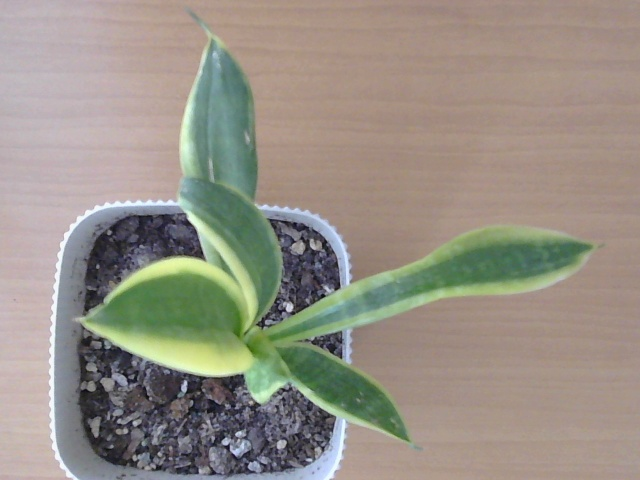
#> input picture images/5_1_2026/original_plants/plant0.jpg, 640 x 480 px; its folder holds only this picture in this run
$ python custom_approach.py
#> lines starting #> are read from the running program, lines starting #| are printed output that depends on the picture; long printed decimals are rounded
import cv2
import numpy as np
import os
from glob import glob
from scipy.signal import find_peaks
from scipy.ndimage import gaussian_filter1d
from skimage.measure import shannon_entropy

def image_entropy(img):
    # Convert to grayscale for entropy computation
    gray = cv2.cvtColor(img, cv2.COLOR_BGR2GRAY)
    return shannon_entropy(gray)


# -----------------------------
# CONFIG
# -----------------------------
PLACEHOLDER = "images/5_1_2026/" # folder containing the day's images
INPUT_FOLDER = PLACEHOLDER + "original_plants"  # folder containing .jpg files
OUTPUT_FOLDER = PLACEHOLDER + "isolated_plants" # folder to save results

os.makedirs(OUTPUT_FOLDER, exist_ok=True)

# -----------------------------
# PROCESS ALL JPG IMAGES
# -----------------------------
img_id = 0
for IMG_PATH in glob(os.path.join(INPUT_FOLDER, "*.jpg")):

    filename = os.path.basename(IMG_PATH)
    name, _ = os.path.splitext(filename)

    print("Processing:", filename)

    # -----------------------------
    # LOAD IMAGE
    # -----------------------------
    img = cv2.imread(IMG_PATH)
#> img is the input picture: shape (480, 640, 3); mean B, G, R 133.7, 144.4, 151.2
    hsv = cv2.cvtColor(img, cv2.COLOR_BGR2HSV)
#> hsv: shape (480, 640, 3); mean H, S, V 50.3, 47.3, 158.7
    h, s, v = cv2.split(hsv)
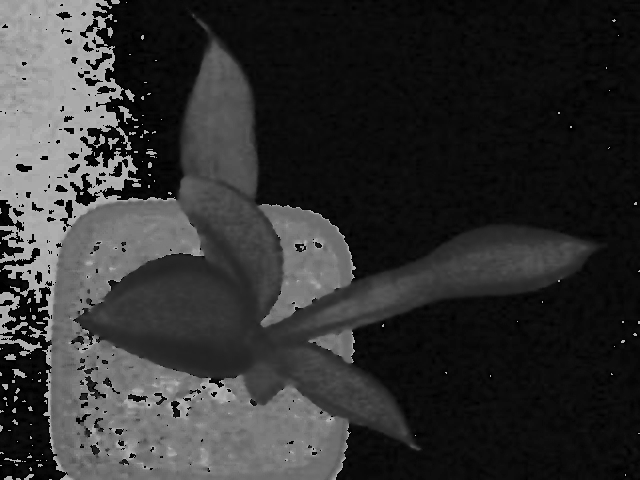
#> h: shape (480, 640); min 0, max 179, mean 50.3
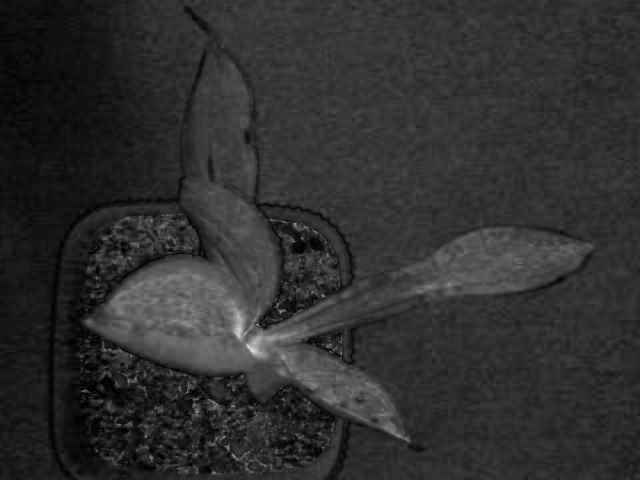
#> s: shape (480, 640); min 0, max 231, mean 47.3
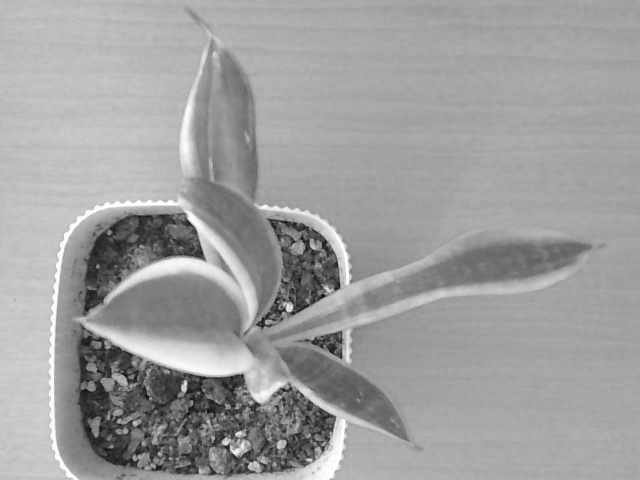
#> v: shape (480, 640); min 14, max 255, mean 158.7

    # Compute histograms
    hist_h = cv2.calcHist([h], [0], None, [180], [0,180]).ravel()
#> hist_h = 180 values, max 37842 at index 11, min 0 at index 137, mean 1706.7
    hist_s = cv2.calcHist([s], [0], None, [256], [0,256]).ravel()
#> hist_s = 256 values, max 10936 at index 48, min 0 at index 1, mean 1200

    # Smooth histograms
    hist_h_smooth = gaussian_filter1d(hist_h, sigma=3)
#> hist_h_smooth = 180 values, max 16835 at index 11, min 144.2 at index 149, mean 1706.7
    hist_s_smooth = gaussian_filter1d(hist_s, sigma=3)
#> hist_s_smooth = 256 values, max 9673.9 at index 50, min 0 at index 244, mean 1200

    # Find peaks
    peaks_h, _ = find_peaks(hist_h_smooth, distance=10, prominence=0.05 * hist_h_smooth.max())
#> peaks_h = [11, 52, 124]
    peaks_s, _ = find_peaks(hist_s_smooth, distance=10, prominence=0.05 * hist_s_smooth.max())
#> peaks_s = [19, 50]

    print("Hue peaks at bins:", peaks_h)
#| Hue peaks at bins: [ 11  52 124]
    print("Saturation peaks at bins:", peaks_s)
#| Saturation peaks at bins: [19 50]

    def compute_boundaries(peaks):
        peaks = np.sort(peaks)
#> peaks = [11, 52, 124]
        boundaries = [(peaks[i] + peaks[i+1]) // 2 for i in range(len(peaks)-1)]
#> boundaries = [31, 88]
        return boundaries

    bound_h = compute_boundaries(peaks_h)
#> bound_h = [31, 88]
    bound_s = compute_boundaries(peaks_s)
#> bound_s = [34]
    print("Hue boundaries at bins:", bound_h)
#| Hue boundaries at bins: [31, 88]
    print("Saturation boundaries at bins:", bound_s)
#| Saturation boundaries at bins: [34]

    def ranges_from_boundaries(boundaries, max_value):
#> called with max_value = 180
        boundaries = [0] + boundaries + [max_value]
#> boundaries = [0, 31, 88, 180]
        return [(boundaries[i], boundaries[i+1]) for i in range(len(boundaries)-1)]

    hue_ranges = ranges_from_boundaries(bound_h, 180)
#> hue_ranges = [(0, 31), (31, 88), (88, 180)]
    sat_ranges = ranges_from_boundaries(bound_s, 256)
#> sat_ranges = [(0, 34), (34, 256)]
    print("Hue ranges:", hue_ranges)
#| Hue ranges: [(0, 31), (31, 88), (88, 180)]
    print("Saturation ranges:", sat_ranges)
#| Saturation ranges: [(0, 34), (34, 256)]

    # 1 mask for 1 cluster of detected pixels
    hue_masks = [cv2.inRange(h, int(low), int(high)-1) for (low, high) in hue_ranges]
#> hue_masks = 3 items
    sat_masks = [cv2.inRange(s, int(low), int(high)-1) for (low, high) in sat_ranges]
#> sat_masks = 2 items

    # Combine hue and saturation masks to get cluster masks
    cluster_masks = []
    for hm in hue_masks:
        for sm in sat_masks:
            cluster_masks.append(cv2.bitwise_and(hm, sm))
#> this loop made 3 passes
#> after the loop, cluster_masks = 6 items

    # Visualize one cluster
    #result = cv2.bitwise_and(img, img, mask=cluster_masks[0])
    #cv2.imshow("Cluster 0", result)
    #cv2.waitKey(0)

    #"""
    entropies = []
    cluster_id = 0
    for hi, hmask in enumerate(hue_masks):
        for si, smask in enumerate(sat_masks):
            combined = cv2.bitwise_and(hmask, smask)
            seg = cv2.bitwise_and(img, img, mask=combined)
            H = image_entropy(seg)
            entropies.append((H, seg, cluster_id))
            #cv2.imshow(f"Cluster H{hi}_S{si}", seg)
            cluster_id += 1
#> this loop made 3 passes
#> pass 1, in image_entropy (call 2), `gray = cv2.cvtColor(img, cv2.COLOR_BGR2GRAY)`:
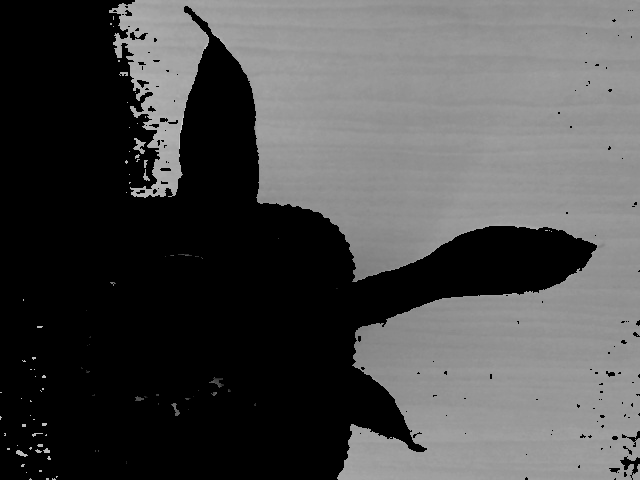
#> gray: shape (480, 640); min 0, max 210, mean 76.4
#> pass 2, in image_entropy (call 4), `gray = cv2.cvtColor(img, cv2.COLOR_BGR2GRAY)`:
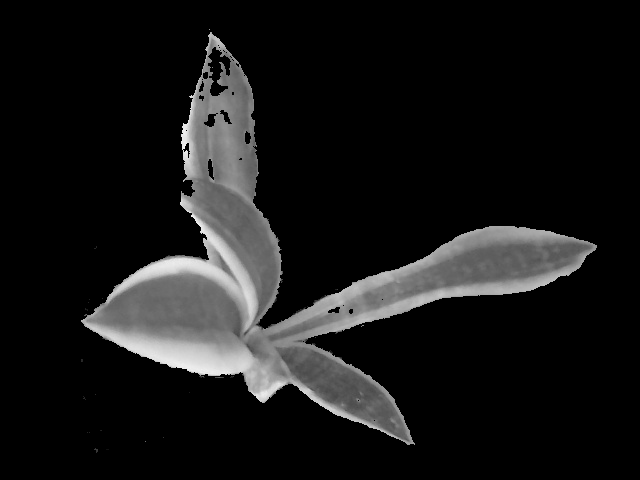
#> gray: shape (480, 640); min 0, max 241, mean 23.2
#> after the loop:
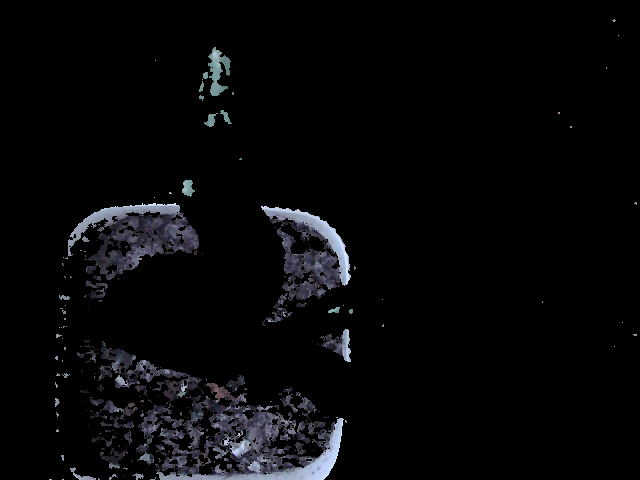
#> seg: shape (480, 640, 3); mean B, G, R 8.7, 7.4, 7.1
#> after the loop, cluster_id = 6; entropies = 6 items

    #cv2.waitKey(0)
    #cv2.destroyAllWindows()

    # Sort by entropy descending
    entropies.sort(key=lambda x: x[0], reverse=False)
    entropies = [(H, seg, c_id) for (H, seg, c_id) in entropies if ((H > 1.75) and (H < 3))]  # filter out empty segments
#> entropies = 1 item
    if(len(entropies) == 0):
        print("No good clusters found based on entropy.")
        continue
    print(len(entropies))
#| 1
    for best_entropy, best_segment, cluster_id in entropies:
        print("Entropy:", best_entropy)
        print(cluster_id)
        #cv2.imshow(f"Best Cluster", best_segment)
        cv2.imwrite(OUTPUT_FOLDER + "/plant_isolated_" + str(img_id) + "_" + str(cluster_id) + ".jpg", best_segment)
#> this loop made 1 pass
#> (best_entropy, cluster_id) on pass 1: (1.86, 3)
#| Entropy: 1.864
#| 3
#> pass 1, `cv2.imwrite(OUTPUT_FOLDER + "/plant_isolated_" + str(img_id) + "_" + s..`:
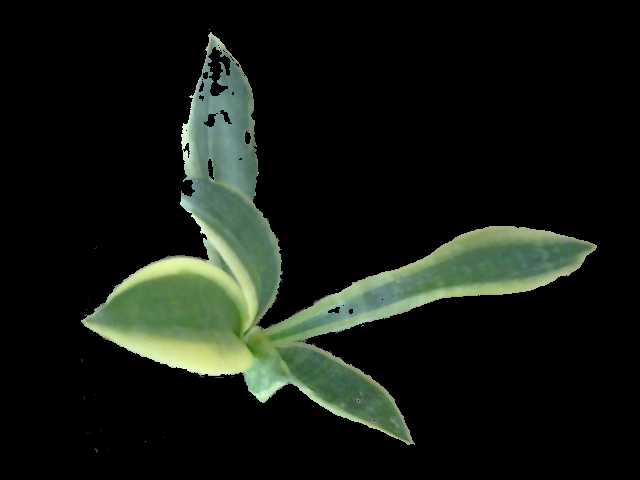
#> saved as plant_isolated_0_3.jpg: shape (480, 640, 3); mean B, G, R 18.9, 25.6, 20.3

    img_id += 1

cv2.waitKey(0)
cv2.destroyAllWindows()

$ run again, on images/5_1_2026/original_plants/plant12.jpg
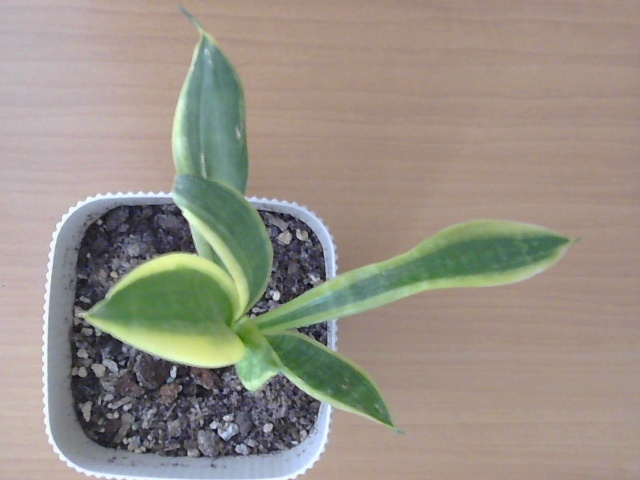
#> input picture images/5_1_2026/original_plants/plant12.jpg, 640 x 480 px
#> img is the input picture: shape (480, 640, 3); mean B, G, R 134.3, 144.8, 152.2
#> hsv: shape (480, 640, 3); mean H, S, V 46.8, 47.4, 159.6
#> hist_h = 180 values, max 38884 at index 11, min 0 at index 137, mean 1706.7
#> hist_s = 256 values, max 11941 at index 50, min 0 at index 1, mean 1200
#> hist_h_smooth = 180 values, max 17813.3 at index 11, min 92.56 at index 150, mean 1706.7
#> hist_s_smooth = 256 values, max 10279.7 at index 49, min 0.0178 at index 247, mean 1200
#> peaks_h = [11, 51, 124]
#> peaks_s = [49]
#| Hue peaks at bins: [ 11  51 124]
#| Saturation peaks at bins: [49]
#> peaks = [11, 51, 124]
#> in compute_boundaries, `boundaries = [(peaks[i] + peaks[i+1]) // 2 for i in range(len(peaks)-1)]`: boundaries = [31, 87]
#> bound_s = []
#| Hue boundaries at bins: [31, 87]
#| Saturation boundaries at bins: []
#> in ranges_from_boundaries, `boundaries = [0] + boundaries + [max_value]`: boundaries = [0, 31, 87, 180]
#> hue_ranges = [(0, 31), (31, 87), (87, 180)]
#> sat_ranges = [(0, 256)]
#| Hue ranges: [(0, 31), (31, 87), (87, 180)]
#| Saturation ranges: [(0, 256)]
#> hue_masks = 3 items
#> sat_masks = 1 item
#> the loop `for hm in hue_masks:` made 3 passes
#> after the loop `for hm in hue_masks:`: cluster_masks = 3 items
#> the loop `for hi, hmask in enumerate(hue_masks):` made 3 passes
#> pass 1, in image_entropy, `gray = cv2.cvtColor(img, cv2.COLOR_BGR2GRAY)`:
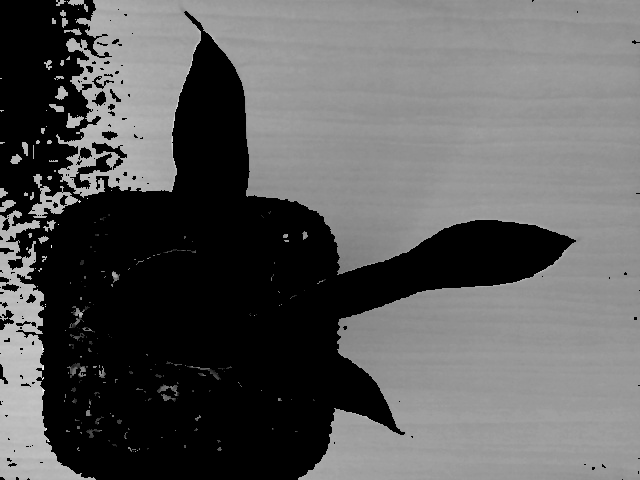
#> gray: shape (480, 640); min 0, max 249, mean 92.6
#> after the loop `for hi, hmask in enumerate(hue_masks):`: cluster_id = 3; entropies = 3 items
#> `entropies = [(H, seg, c_id) for (H, seg, c_id) in entropies if ((H > 1..`: entropies = 2 items
#| 2
#> the loop `for best_entropy, best_segment, cluster_id in entropies:` made 2 passes
#> (best_entropy, cluster_id) on passes 1 to 2: (1.84, 1), (2.45, 2)
#> (printed output is left out)
#> pass 1, `cv2.imwrite(OUTPUT_FOLDER + "/plant_isolated_" + str(img_id) + "_" + s..`:
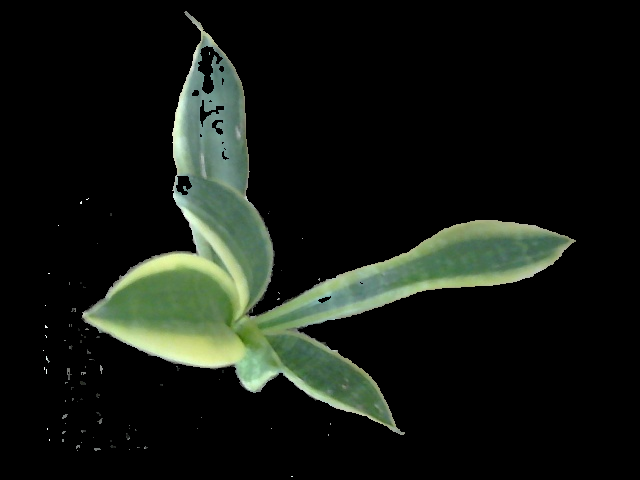
#> saved as plant_isolated_0_1.jpg: shape (480, 640, 3); mean B, G, R 18.8, 25.1, 20.2
